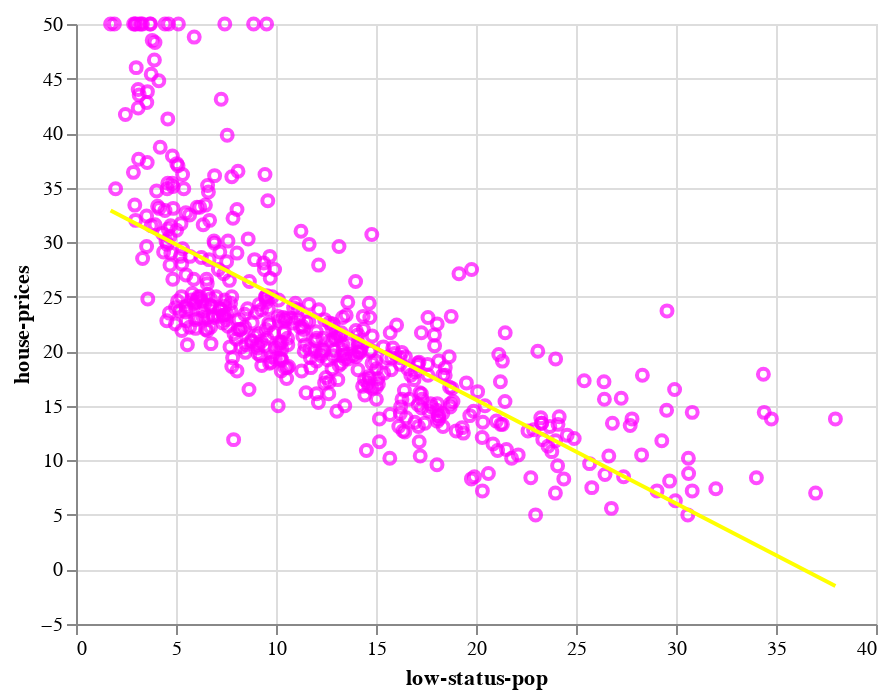

The cell this chart's notebook holds for it:
### Markdown cell above
Based on a single feature, we obtain a $SSE\approx4726.3$, a $MSE\approx46.34$, and a $R^2\approx0.43$.

Finally, let's visualize the regression line for this pair of variables.

### Code cell
df = pd.DataFrame({'low-status-pop': X[:, 12], 'house-prices': y})

chart = alt.Chart(df).mark_point(color='fuchsia').encode(
    x='low-status-pop',
    y='house-prices')

chart + chart.transform_regression('low-status-pop', 'house-prices').mark_line(color='yellow')

### Figure 1 — Vega-Lite specification as saved in the notebook (floating-point values rounded to 4 significant figures; data arrays with more than 128 entries replaced by an {"elided": "..."} marker saying what was removed)
{"usermeta": {"embedOptions": {"theme": "dark"}}, "config": {"view": {"continuousWidth": 400, "continuousHeight": 300}}, "layer": [{"mark": {"type": "point", "color": "fuchsia"}, "encoding": {"x": {"type": "quantitative", "field": "low-status-pop"}, "y": {"type": "quantitative", "field": "house-prices"}}}, {"mark": {"type": "line", "color": "yellow"}, "encoding": {"x": {"type": "quantitative", "field": "low-status-pop"}, "y": {"type": "quantitative", "field": "house-prices"}}, "transform": [{"on": "low-status-pop", "regression": "house-prices"}]}], "data": {"name": "data-3c42feedf3ed9a0d516ec43eb701840b"}, "$schema": "https://vega.github.io/schema/vega-lite/v4.8.1.json", "datasets": {"data-3c42feedf3ed9a0d516ec43eb701840b": {"elided": "506 records"}}}
